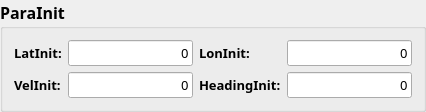
        <widget class="QGroupBox" name="groupBox">
         <property name="font">
          <font>
           <family>微软雅黑</family>
           <pointsize>12</pointsize>
           <weight>75</weight>
           <bold>true</bold>
          </font>
         </property>
         <property name="title">
          <string>ParaInit</string>
         </property>
         <layout class="QGridLayout" name="gridLayout_3">
          <item row="0" column="0">
           <widget class="QLabel" name="label">
            <property name="font">
             <font>
              <family>微软雅黑</family>
              <pointsize>10</pointsize>
              <weight>75</weight>
              <bold>true</bold>
             </font>
            </property>
            <property name="text">
             <string>LatInit:</string>
            </property>
           </widget>
          </item>
          <item row="0" column="1">
           <widget class="QLineEdit" name="lineEdit_LatInit">
            <property name="font">
             <font>
              <pointsize>10</pointsize>
              <weight>50</weight>
              <bold>false</bold>
             </font>
            </property>
            <property name="text">
             <string>0</string>
            </property>
            <property name="alignment">
             <set>Qt::AlignRight|Qt::AlignTrailing|Qt::AlignVCenter</set>
            </property>
           </widget>
          </item>
          <item row="0" column="2">
           <widget class="QLabel" name="label_2">
            <property name="font">
             <font>
              <family>微软雅黑</family>
              <pointsize>10</pointsize>
              <weight>75</weight>
              <bold>true</bold>
             </font>
            </property>
            <property name="text">
             <string>LonInit:</string>
            </property>
           </widget>
          </item>
          <item row="0" column="3">
           <widget class="QLineEdit" name="lineEdit_LonInit">
            <property name="font">
             <font>
              <pointsize>10</pointsize>
              <weight>50</weight>
              <bold>false</bold>
             </font>
            </property>
            <property name="text">
             <string>0</string>
            </property>
            <property name="alignment">
             <set>Qt::AlignRight|Qt::AlignTrailing|Qt::AlignVCenter</set>
            </property>
           </widget>
          </item>
          <item row="1" column="0">
           <widget class="QLabel" name="label_4">
            <property name="font">
             <font>
              <family>微软雅黑</family>
              <pointsize>10</pointsize>
              <weight>75</weight>
              <bold>true</bold>
             </font>
            </property>
            <property name="text">
             <string>VelInit:</string>
            </property>
           </widget>
          </item>
          <item row="1" column="1">
           <widget class="QLineEdit" name="lineEdit_VelInit">
            <property name="font">
             <font>
              <pointsize>10</pointsize>
              <weight>50</weight>
              <bold>false</bold>
             </font>
            </property>
            <property name="text">
             <string>0</string>
            </property>
            <property name="alignment">
             <set>Qt::AlignRight|Qt::AlignTrailing|Qt::AlignVCenter</set>
            </property>
           </widget>
          </item>
          <item row="1" column="2">
           <widget class="QLabel" name="label_3">
            <property name="font">
             <font>
              <family>微软雅黑</family>
              <pointsize>10</pointsize>
              <weight>75</weight>
              <bold>true</bold>
             </font>
            </property>
            <property name="text">
             <string>HeadingInit:</string>
            </property>
           </widget>
          </item>
          <item row="1" column="3">
           <widget class="QLineEdit" name="lineEdit_HeadingInit">
            <property name="font">
             <font>
              <pointsize>10</pointsize>
              <weight>50</weight>
              <bold>false</bold>
             </font>
            </property>
            <property name="text">
             <string>0</string>
            </property>
            <property name="alignment">
             <set>Qt::AlignRight|Qt::AlignTrailing|Qt::AlignVCenter</set>
            </property>
           </widget>
          </item>
         </layout>
        </widget>
